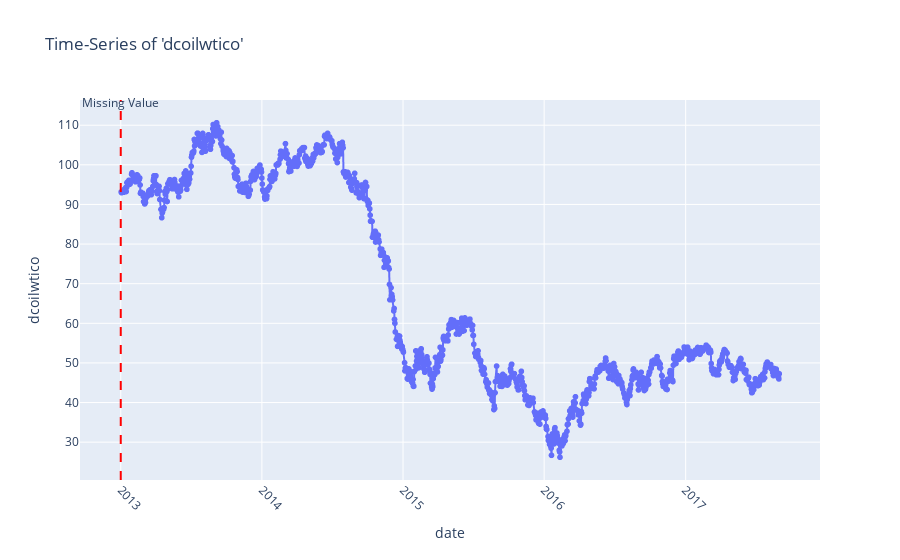

Source (notebook cell):
### Markdown cell above
If your time-series data exhibits both ups and downs, using interpolation methods, particularly linear interpolation, can be a more appropriate approach. Linear interpolation takes into account the changing trends and fluctuations in the data and can provide a more accurate imputation.

### Code cell
# Interpolate missing values using linear interpolation
oil_data['dcoilwtico'] = oil_data['dcoilwtico'].interpolate()

# Create a time-series line chart with missing value markers
line_chart_fig = px.line(oil_data, x='date', y='dcoilwtico', title="Time-Series of 'dcoilwtico'",
                         markers=True, # Add markers at data points
                         line_shape='linear', # Linear line shape
                         )

# Add vertical lines to indicate missing values
missing_dates = oil_data[oil_data['dcoilwtico'].isnull()]['date']
for date in missing_dates:
    line_chart_fig.add_shape(type="line",
                             x0=date, x1=date,
                             y0=0, y1=1,
                             xref="x", yref="paper",
                             line=dict(color="red", dash="dash")
                             )
    line_chart_fig.add_annotation(text="Missing Value", x=date, y=1.02, xref="x", yref="paper", showarrow=False)

line_chart_fig.update_xaxes(tickangle=45)
line_chart_fig.show()

### Figure 1 — Plotly figure (JSON) as saved in the notebook; plotly's stock layout.template omitted (floating-point values rounded to 4 significant figures; data arrays with more than 128 entries replaced by an {"elided": "..."} marker saying what was removed)
{"data": [{"hovertemplate": "date=%{x}<br>dcoilwtico=%{y}<extra></extra>", "legendgroup": "", "line": {"color": "#636efa", "dash": "solid", "shape": "linear"}, "marker": {"symbol": "circle"}, "mode": "markers+lines", "name": "", "showlegend": false, "type": "scattergl", "x": {"elided": "1218 str values"}, "xaxis": "x", "y": {"elided": "1218 float values"}, "yaxis": "y"}], "layout": {"annotations": [{"showarrow": false, "text": "Missing Value", "x": "2013-01-01T00:00:00", "xref": "x", "y": 1.02, "yref": "paper"}], "legend": {"tracegroupgap": 0}, "shapes": [{"line": {"color": "red", "dash": "dash"}, "type": "line", "x0": "2013-01-01T00:00:00", "x1": "2013-01-01T00:00:00", "xref": "x", "y0": 0, "y1": 1, "yref": "paper"}], "title": {"text": "Time-Series of 'dcoilwtico'"}, "xaxis": {"anchor": "y", "domain": [0, 1], "tickangle": 45, "title": {"text": "date"}}, "yaxis": {"anchor": "x", "domain": [0, 1], "title": {"text": "dcoilwtico"}}}}
